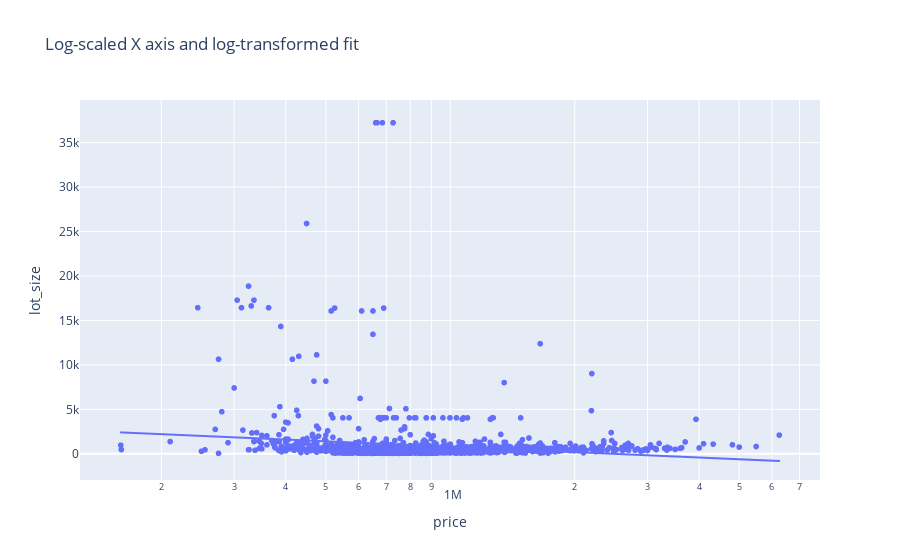

Notebook code cell kept with this figure:
### Code cell
fig = px.scatter(new_train, x="price", y="lot_size", log_x=True, 
                 trendline="ols", trendline_options=dict(log_x=True),
                 title="Log-scaled X axis and log-transformed fit")
fig.show()

### Figure 1 — Plotly figure (JSON) as saved in the notebook; plotly's stock layout.template omitted (floating-point values rounded to 4 significant figures; data arrays with more than 128 entries replaced by an {"elided": "..."} marker saying what was removed)
{"data": [{"hovertemplate": "price=%{x}<br>lot_size=%{y}<extra></extra>", "legendgroup": "", "marker": {"color": "#636efa", "symbol": "circle"}, "mode": "markers", "name": "", "showlegend": false, "type": "scattergl", "x": {"elided": "1655 int values"}, "xaxis": "x", "y": {"elided": "1655 float values"}, "yaxis": "y"}, {"hovertemplate": "<b>OLS trendline</b><br>lot_size = -2018.56 * log10(price) + 12912.3<br>R<sup>2</sup>=0.024959<br><br>price=%{x}<br>lot_size=%{y} <b>(trend)</b><extra></extra>", "legendgroup": "", "marker": {"color": "#636efa", "symbol": "circle"}, "mode": "lines", "name": "", "showlegend": false, "type": "scattergl", "x": {"elided": "1655 int values"}, "xaxis": "x", "y": {"elided": "1655 float values"}, "yaxis": "y"}], "layout": {"legend": {"tracegroupgap": 0}, "title": {"text": "Log-scaled X axis and log-transformed fit"}, "xaxis": {"anchor": "y", "domain": [0, 1], "title": {"text": "price"}, "type": "log"}, "yaxis": {"anchor": "x", "domain": [0, 1], "title": {"text": "lot_size"}}}}
